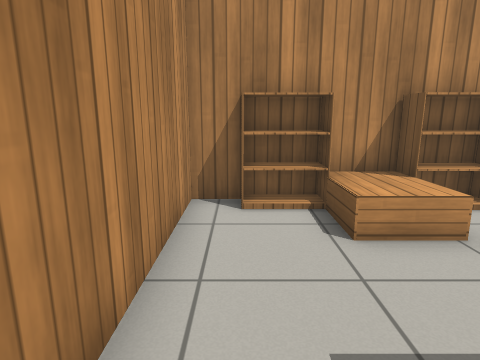
View 1 (above)

24 first-person views from a walk through a robot-simulator world made for Gazebo. The camera is 1 m above the floor, tilts 12° down and sees 75° across. The floor is counted in squares, 0.5 m on a side. Each view is taken from the middle of a square. On the plan, view 1 faces up. The plan holds only what a view shows up to about 18 squares ahead; the rest is blank. Simple patterns stand in for the simulator's built-in surfaces. Simple shapes stand in for some stock models.

View 2
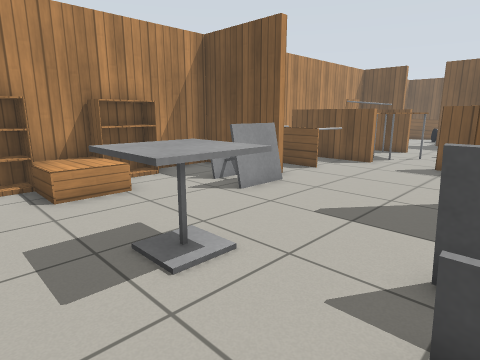

View 3
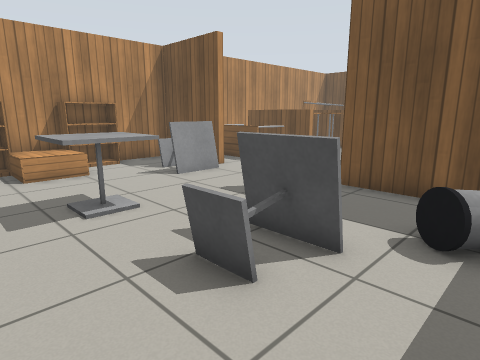

View 4
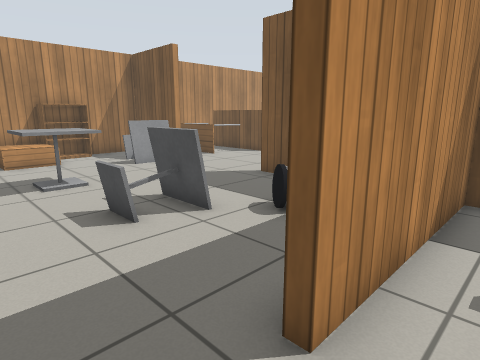

View 5
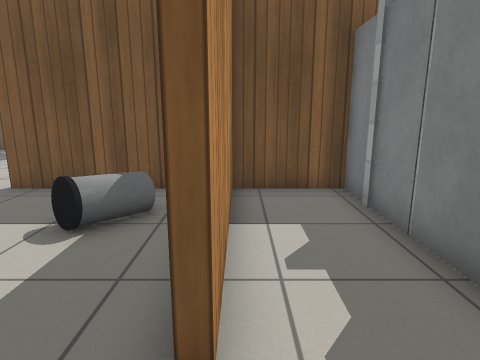

View 6
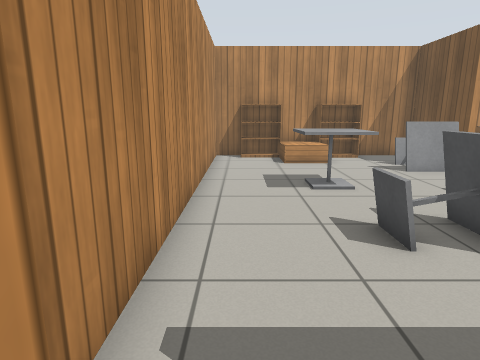

View 7
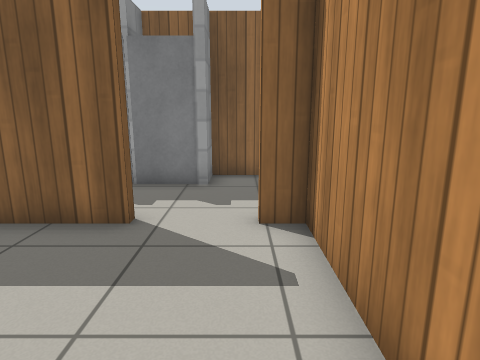

View 8
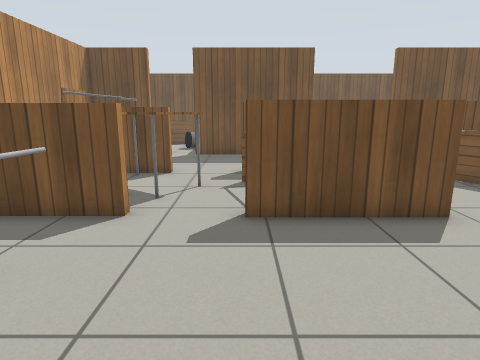

View 9
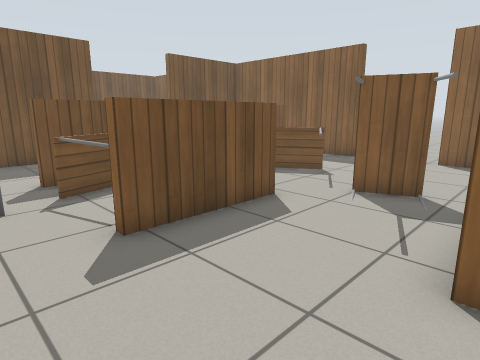

View 10
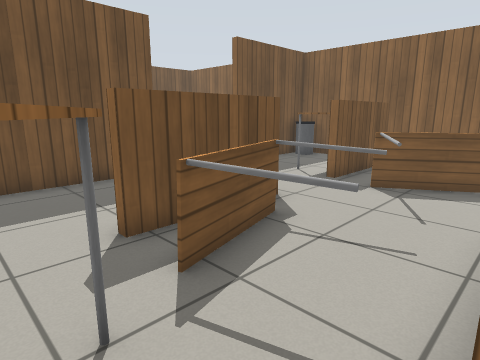

View 11
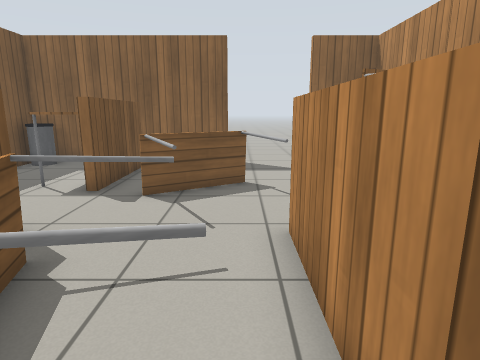

View 12
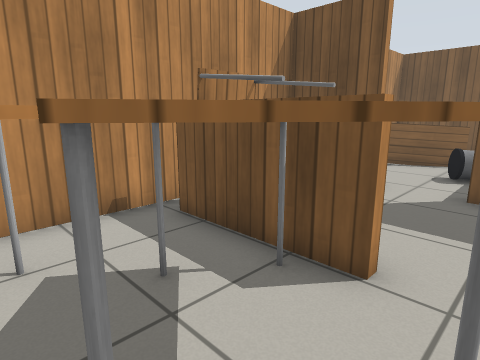

View 13
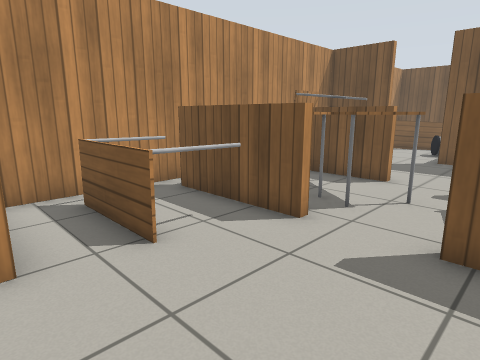

View 14
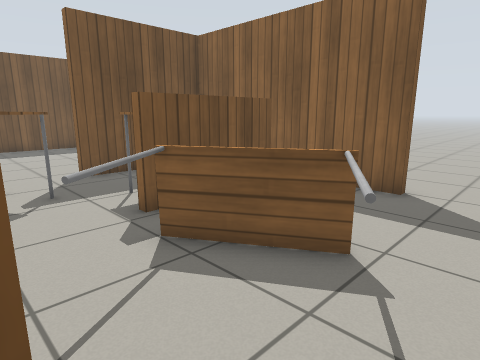

View 15
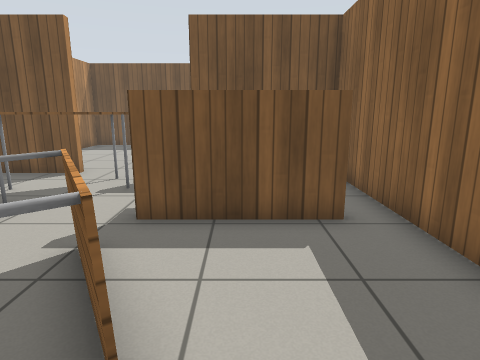

View 16
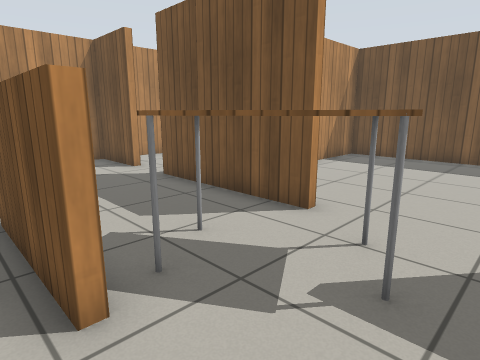

View 17
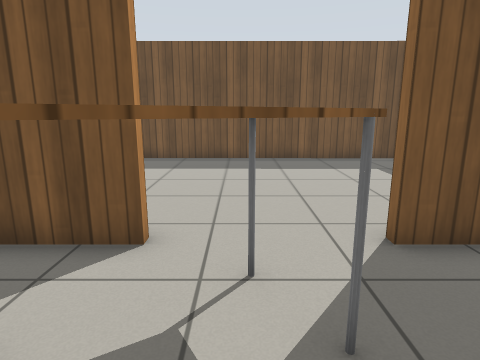

View 18
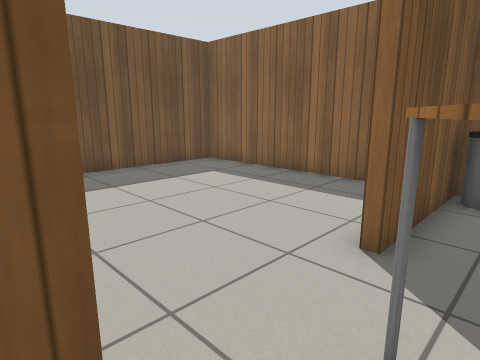

View 19
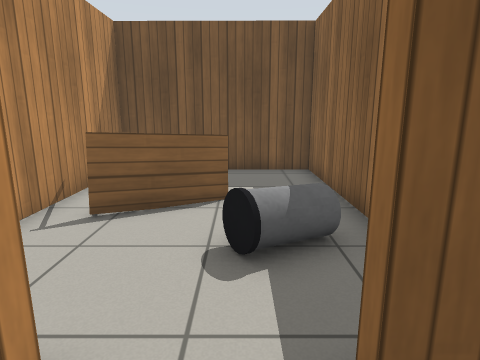

View 20
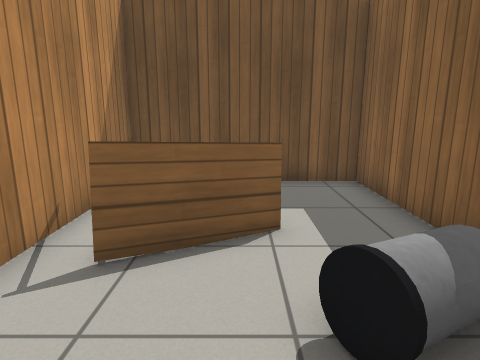

View 21
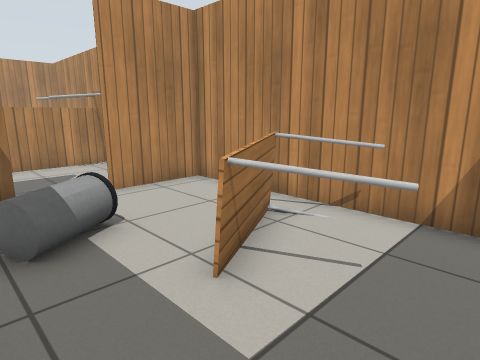

View 22
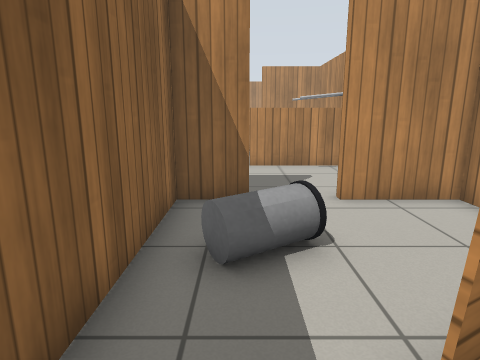

View 23
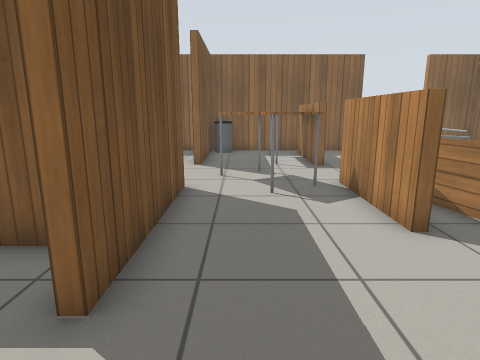

View 24
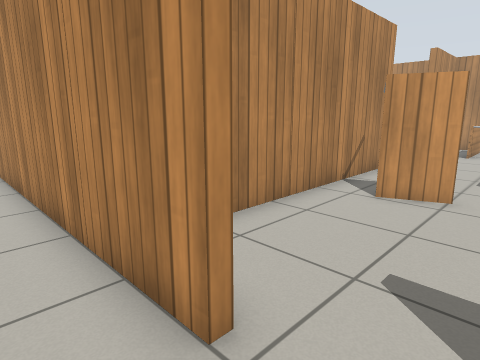

### Floor plan
Key: @ floor where view 1 was taken; # wall or solid block; x gap in a wall; . floor; = window, fence, low wall or low ledge; B bookshelf; T table; C cafe table; I bin; L door leaf.
Columns run from 1 left of view 1 to 32 right of it. Each row starts with its distance up from view 1.
  7 ##B#BBB###########################
  6 #..BB....#.TTT# T..#T  .#...TT...#
  5 #..BB..CC#.T..#  . #T...#...TT...#
  4 #.......C#.T..#  T #T........TTT.#
  3 #......CC..TTT#TT T=......II.....#
  2 #..............TT ......#..I.....#
  1 #..CC...........T.......#........#
  0 #@.CC.........=.TT......##########
 -1 #.............=T.T #....#   .....#
 -2 #....C...#....=...T#....# .......#
 -3 #...CC...#....=.TTT#.T..#........#
 -4 #....C...#..T.=....#TTT..........#
 -5 #.....II.#.TT...T....TT..........#
 -6 #......I.#.TT....T...T...........#
 -7 #........#....T.TT.#.............#
 -8 #...######.....TT..#T...#........#
 -9  ........#.........#T...#........#
-10  ........#.........#T...#........#
-11  .#L#L#L#L.........x...I#........#
-12 #############...##################
-13    ..............
-14          ... ....

Positions as (right, up) in squares from view 1, and headings:
1: (0, 0), facing up
2: (0, -3), facing up-right
3: (0, -6), facing up-right
4: (0, -9), facing up-right
5: (0, -8), facing right
6: (0, -8), facing up
7: (0, -2), facing down
8: (7, 0), facing right
9: (8, 2), facing down-right
10: (13, 2), facing down-right
11: (14, 1), facing down
12: (14, 1), facing up-right
13: (8, -1), facing up-right
14: (12, -4), facing down-right
15: (12, -9), facing right
16: (17, -7), facing up-right
17: (18, -5), facing right
18: (21, -3), facing down-right
19: (21, 3), facing right
20: (23, 4), facing right
21: (31, 1), facing up-left
22: (30, 2), facing left
23: (21, 5), facing down
24: (13, -14), facing up-left
